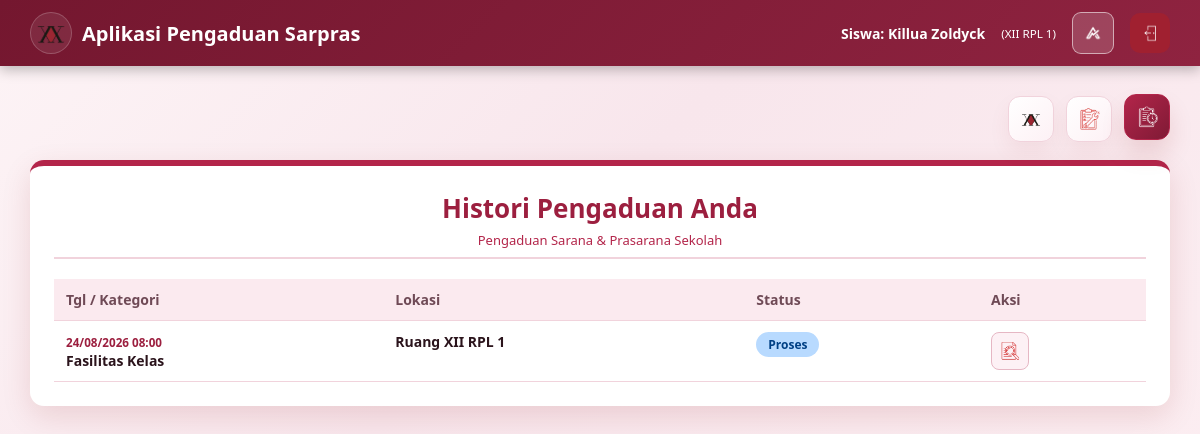
Page /CONTROLLERS/c_beranda.php?page=histori (signed in) on the committed database.
### tables this page shows
CREATE TABLE `aspirasi` (
  `id_aspirasi` int(5) NOT NULL,
  `id_input` int(5) NOT NULL,
  `status` enum('Menunggu','Proses','Selesai') DEFAULT 'Menunggu',
  `id_kategori` int(5) NOT NULL,
  `feedback` text DEFAULT NULL,
  `id_admin` int(5) DEFAULT NULL,
  `updated_at` datetime DEFAULT NULL ON UPDATE current_timestamp()
);

CREATE TABLE `input_aspirasi` (
  `id_input` int(5) NOT NULL,
  `nis` int(10) NOT NULL,
  `id_kategori` int(5) NOT NULL,
  `lokasi` varchar(50) NOT NULL,
  `ket` varchar(255) NOT NULL,
  `tgl_pelaporan` datetime DEFAULT current_timestamp()
);

CREATE TABLE `kategori` (
  `id_kategori` int(5) NOT NULL,
  `ket_kategori` varchar(30) NOT NULL,
  `deskripsi` text DEFAULT NULL
);

### MODELS/m_aspirasi.php (called while the page is built, shortened)
<?php
class M_Aspirasi {
    private $db;
    public function __construct($koneksi) {
        $this->db = $koneksi;
    }
    public function getAspirasiByNis($nis) {
        $query = "SELECT i.id_input, i.lokasi, i.ket, i.tgl_pelaporan,
                         k.ket_kategori,
                         COALESCE(a.status, 'Menunggu') AS status,
                         a.feedback
                  FROM input_aspirasi i
                  LEFT JOIN kategori k ON i.id_kategori = k.id_kategori
                  LEFT JOIN aspirasi a ON i.id_input = a.id_input
                  WHERE CAST(i.nis AS CHAR) = ?
                  ORDER BY i.tgl_pelaporan DESC, i.id_input DESC";
        $stmt = mysqli_prepare($this->db, $query);
        $nis = (string)$nis;
        mysqli_stmt_bind_param($stmt, 's', $nis);
        if (!mysqli_stmt_execute($stmt)) {
            mysqli_stmt_close($stmt);
            return [];
        }
        $result = mysqli_stmt_get_result($stmt);
        $data = [];
        while ($row = mysqli_fetch_assoc($result)) {
            $data[] = $row;
        }
        return $data;
    }
}
?>

### VIEWS/v_histori_aspirasi.php (the view, shortened to what this page needs)
<?php
$nama_siswa = $_SESSION['nama_siswa'] ?? 'Siswa';
$kelas = $_SESSION['kelas'] ?? '-';
$list_aspirasi = $list_aspirasi ?? [];
?>
<!DOCTYPE html>
<html lang="id">
<head>
    <link rel="stylesheet" href="../CSS/01-warna-dan-font.css">
    <link rel="stylesheet" href="../CSS/02-navbar-atas.css">
    <link rel="stylesheet" href="../CSS/03-form-dan-tombol.css">
    <link rel="stylesheet" href="../CSS/04-tabel-dan-badge.css">
    <link rel="stylesheet" href="../CSS/05-admin-dan-dashboard.css">
    <link rel="stylesheet" href="../CSS/06-detail-pengaduan.css">
</head>
<body class="dashboard-page">
    <div class="navbar">
        <div class="brand">
            <img class="logo" src="../ASSETS/logo_sekolah_temagelap.png" alt="Logo Sekolah">
            <span>Aplikasi Pengaduan Sarpras</span>
        </div>
        <div class="user-info">
            <span class="role-name">
                Siswa:
                <?= htmlspecialchars($nama_siswa) ?>
            </span>
            <small>(<?= htmlspecialchars($kelas) ?>)</small>
            <button type="button" class="theme-toggle" data-theme-toggle aria-label="Ganti tema"></button>
            <a class="btn-logout" href="../CONTROLLERS/c_logout.php" title="Logout">
                <img src="../ASSETS/logout.png" alt="Logout">
            </a>
        </div>
    </div>
    <div class="container">
        <div class="student-top-actions" style="margin-bottom: 18px; display: flex; gap: 12px; flex-wrap: wrap; justify-content: flex-end;">
            <a class="student-mini-nav" href="../CONTROLLERS/c_beranda.php?page=dashboard" title="Halaman Utama">
                <img src="../ASSETS/logo_sekolah.png" alt="Halaman Utama" width="22" height="22">
            </a>
            <a class="student-mini-nav" href="../CONTROLLERS/c_beranda.php?page=form" title="Lakukan Pengaduan">
                <img src="../ASSETS/lakukan_pengaduan.png" alt="Lakukan Pengaduan" width="22" height="22">
            </a>
            <a class="student-mini-nav active" href="../CONTROLLERS/c_beranda.php?page=histori" title="Histori Pengaduan">
                <img src="../ASSETS/histori_pengaduan.png" alt="Histori Pengaduan" width="22" height="22">
            </a>
        </div>
        <div class="card">
            <h3>Histori Pengaduan Anda</h3>
            <div class="table-responsive">
                <table class="table">
                    <thead>
                        <tr>
                            <th>Tgl / Kategori</th>
                            <th>Lokasi</th>
                            <th>Status</th>
                            <th>Aksi</th>
                        </tr>
                    </thead>
                    <tbody>
                        <?php if (empty($list_aspirasi)): ?>
                            <tr>
                                <td colspan="4" style="text-align:center;color:var(--teks-medium);padding:20px;">
                                    Belum ada pengaduan yang disampaikan.
                                </td>
                            </tr>
                        <?php else: ?>
                            <?php foreach ($list_aspirasi as $row): ?>
                                <?php
                                $badgeClass = 'badge-menunggu';
                                if (($row['status'] ?? '') === 'Proses') {
                                    $badgeClass = 'badge-proses';
                                }
                                ?>
                                <tr>
                                    <td>
                                        <small style="color:var(--accent-text);font-weight:600;">
                                            <?= date('d/m/Y H:i', strtotime($row['tgl_pelaporan'])) ?>
                                        </small>
                                        <br>
                                        <strong>
                                            <?= htmlspecialchars($row['ket_kategori']) ?>
                                        </strong>
                                    </td>
                                    <td>
                                        <strong>
                                            <?= htmlspecialchars($row['lokasi']) ?>
                                        </strong>
                                    </td>
                                    <td>
                                        <span class="badge <?= $badgeClass ?>">
                                            <?= htmlspecialchars($row['status'] ?? 'Menunggu') ?>
                                        </span>
                                    </td>
                                    <td>
                                        <a
                                            class="detail-icon-btn"
                                            href="../CONTROLLERS/c_detail_siswa.php?id=<?= (int)$row['id_input'] ?>"
                                            title="Lihat Detail Pengaduan"
                                            aria-label="Lihat detail pengaduan"
                                        >
                                            <img src="../ASSETS/detail_aspirasi.png" alt="Detail Pengaduan" width="26" height="26">
                                        </a>
                                    </td>
                                </tr>
                            <?php endforeach; ?>
                        <?php endif; ?>
                    </tbody>
                </table>
            </div>
        </div>
    </div>
</body>
</html>

### CSS/02-navbar-atas.css (style rules this page uses)
.navbar { background: linear-gradient(135deg, var(--navbar-1), var(--navbar-2)); color: #ffffff; padding: 12px 30px; display: flex; justify-content: space-between; align-items: center; box-shadow: 0 4px 12px rgba(0, 0, 0, 0.25); width: 100%; position: sticky; top: 0; left: 0; z-index: 1000; margin: 0; border-radius: 0; }
.brand { display: flex; align-items: center; gap: 10px; font-size: 20px; font-weight: bold; color: #ffffff; }
.logo { width: 42px; height: 42px; border-radius: 50%; background: rgba(255, 255, 255, 0.08); border: 1px solid rgba(255, 255, 255, 0.2); color: var(--brand); display: flex; align-items: center; justify-content: center; font-size: 24px; object-fit: contain; padding: 4px; }
.user-info { display: flex; align-items: center; gap: 16px; font-size: 14px; color: #ffffff; }
.role-name, .user-info .role-name { font-weight: 700; }
.btn-logout { background: #a02030; color: #ffffff; padding: 8px 16px; border-radius: 8px; font-weight: bold; text-decoration: none; transition: 0.2s; }
.navbar { color: #fff; }
.navbar .brand, .navbar .user-info, .navbar .role-name, .navbar .user-info small { color: #fff; }
.navbar .theme-toggle { background: rgba(255,255,255,.16); border-color: rgba(255,255,255,.55); }

### CSS/03-form-dan-tombol.css (style rules this page uses)
h3 { text-align: center; color: var(--accent-text); font-size: 26px; margin-bottom: 25px; }
h3::after { content: "Pengaduan Sarana & Prasarana Sekolah"; display: block; font-size: 13px; color: var(--brand); margin-top: 5px; font-weight: normal; }
.theme-toggle { border: 1px solid rgba(255, 255, 255, .4); background: rgba(255, 255, 255, .12); color: #fff; border-radius: 9px; width: 42px; height: 42px; padding: 8px; display: inline-flex; align-items: center; justify-content: center; cursor: pointer; transition: 0.2s ease; }

### CSS/04-tabel-dan-badge.css (style rules this page uses)
.table-responsive { overflow-x: auto; }
.table { width: 100%; border-collapse: collapse; font-size: 14px; color: var(--teks); }
.table th, .table td { padding: 11px 12px; border-bottom: 1px solid var(--border); text-align: left; vertical-align: top; }
.table th { background: var(--table-header-bg); color: var(--teks-medium); }
.badge { display: inline-block; padding: 4px 12px; border-radius: 20px; font-weight: 700; font-size: 12px; }
.badge-proses { background: #b8daff; color: #004085; }

### CSS/05-admin-dan-dashboard.css (style rules this page uses)
.container { max-width: 1180px; margin: 30px auto; padding: 0 20px; }
.card { background: var(--bg-surface); color: var(--teks); padding: 24px; border-radius: 14px; border-top: 6px solid var(--brand); box-shadow: 0 10px 30px var(--shadow-md); }
.card h3 { margin: 0 0 20px; color: var(--accent-text); border-bottom: 2px solid var(--border); padding-bottom: 8px; }
.btn-logout { width: 40px; height: 40px; padding: 0; border-radius: 10px; display: inline-flex; align-items: center; justify-content: center; }
.btn-logout img { width: 20px; height: 20px; object-fit: contain; display: block; filter: brightness(0) invert(1); }
.student-top-actions { display: flex; justify-content: flex-end; align-items: center; gap: 12px; margin-bottom: 18px; flex-wrap: wrap; }
.student-mini-nav { width: 46px; height: 46px; border-radius: 12px; background: linear-gradient(135deg, var(--bg-surface), var(--bg-surface-alt)); border: 1px solid var(--border); display: inline-flex; align-items: center; justify-content: center; box-shadow: 0 10px 22px var(--shadow-sm); transition: transform 0.2s ease, box-shadow 0.2s ease; }
.student-mini-nav:hover, .student-mini-nav.active { background: linear-gradient(135deg, var(--brand), var(--brand-strong)); border-color: var(--brand); transform: translateY(-2px); box-shadow: 0 14px 24px var(--shadow-md); }
.student-mini-nav img { width: 22px; height: 22px; object-fit: contain; display: block; transition: filter 0.2s ease; }
.student-mini-nav:hover img, .student-mini-nav.active img { filter: brightness(0) invert(1); }

### CSS/06-detail-pengaduan.css (style rules this page uses)
.detail-icon-btn { display: inline-flex; align-items: center; justify-content: center; width: 38px; height: 38px; border-radius: 8px; border: 1px solid var(--border-strong); background: var(--bg-surface-alt); transition: background 0.2s ease, border-color 0.2s ease, transform 0.2s ease; }
.detail-icon-btn img { width: 26px; height: 26px; max-width: 26px; max-height: 26px; object-fit: contain; display: block; transition: filter 0.2s ease; }

### rows in the picture
aspirasi: id_input.tgl_pelaporan "24/08/2026 08:00", id_kategori.ket_kategori "Fasilitas Kelas", id_input.lokasi "Ruang XII RPL 1", status "Proses"

### other values in the picture
$nama_siswa "Killua Zoldyck"
$kelas "XII RPL 1"
